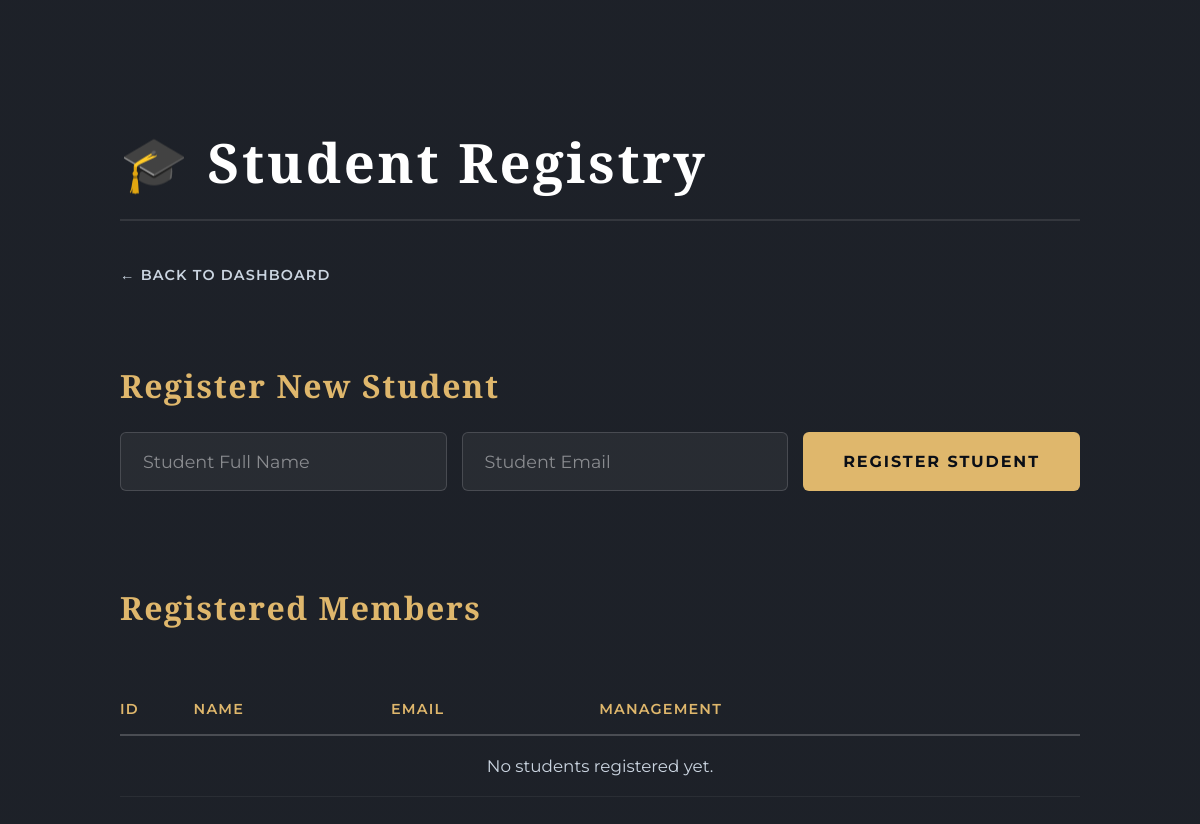
Before: /students with the older database file.
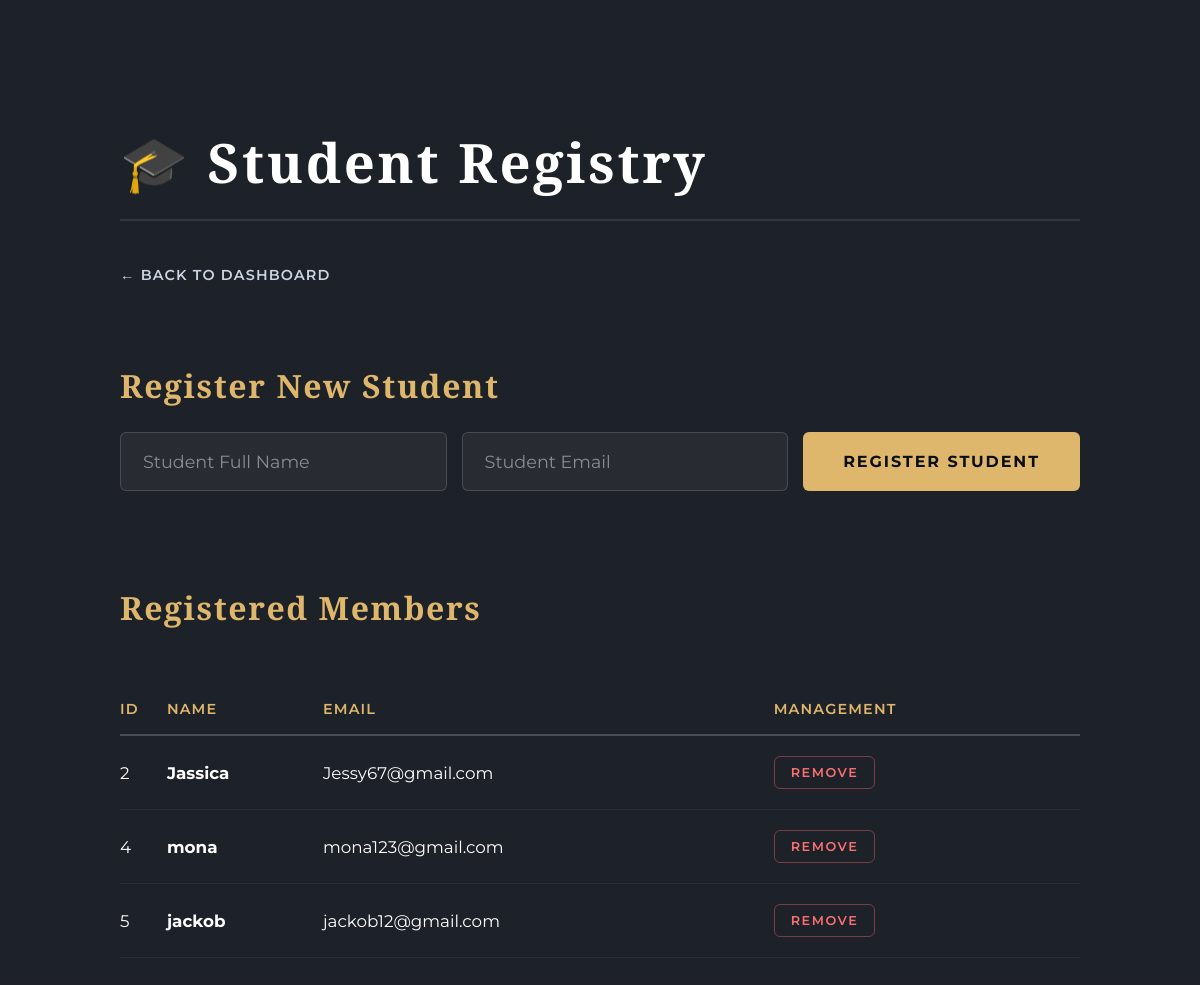
After: the same page with the newer database file.
### Backend/models.py (models this page shows)
class Student(db.Model):
    id = db.Column(db.Integer, primary_key=True)
    name = db.Column(db.String(100), nullable=False)
    email = db.Column(db.String(120), unique=True, nullable=False)

### Backend/routes/students.py (the view, shortened to what this page needs)
@students_bp.route('/students', methods=['GET', 'POST'])
def manage_students():
    all_students = Student.query.all()
    return render_template('students.html', students=all_students)

### Backend/templates/students.html (shortened to what this page needs)
<!DOCTYPE html>
<html lang="en">
<head>
    <link rel="stylesheet" href="{{ url_for('static', filename='style.css') }}">
</head>
<body>
    <div class="container">
        <h2>🎓 Student Registry</h2>
        <a href="{{ url_for('dashboard') }}" class="back-link">&larr; Back to Dashboard</a>
        <h3>Register New Student</h3>
        <form method="POST" action="{{ url_for('students.manage_students') }}" class="form-inline">
            <div style="flex: 2; display: flex; gap: 15px;">
                <input type="text" name="name" placeholder="Student Full Name" required>
                <input type="email" name="email" placeholder="Student Email" required>
            </div>
            <button type="submit">Register Student</button>
        </form>
        <h3>Registered Members</h3>
        <table>
            <thead>
                <tr>
                    <th>ID</th>
                    <th>Name</th>
                    <th>Email</th>
                    <th>Management</th>
                </tr>
            </thead>
            <tbody>
                {% for student in students %}
                <tr>
                    <td>{{ student.id }}</td>
                    <td><strong>{{ student.name }}</strong></td>
                    <td>{{ student.email }}</td>
                    <td>
                        <form method="POST" action="{{ url_for('students.delete_student', student_id=student.id) }}" style="display:inline; margin:0; padding:0;">
    <button type="submit" class="btn-danger-sm">Remove</button>
</form>
                    </td>
                </tr>
                {% else %}
                <tr>
                    <td colspan="4" style="text-align: center; color: var(--text-secondary);">No students registered yet.</td>
                </tr>
                {% endfor %}
            </tbody>
        </table>
    </div>
</body>
</html>

Changed rows visible on the page:
added Student: id "2", name "Jassica", email "Jessy67@gmail.com"
added Student: id "4", name "mona", email "mona123@gmail.com"
added Student: id "5", name "jackob", email "jackob12@gmail.com"
Other visible differences:
text no longer shown: "No students registered yet."
